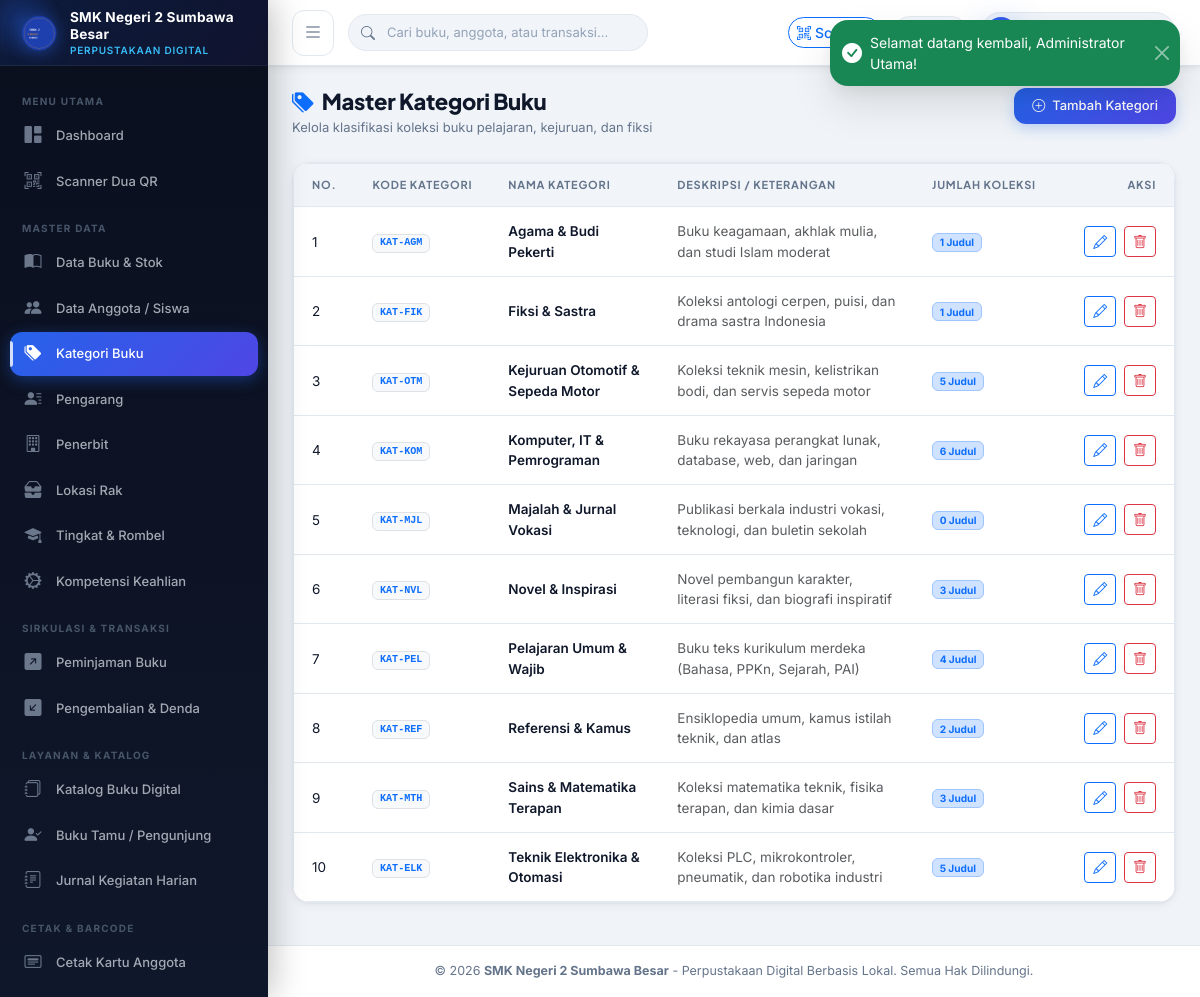
Page /index.php?page=master_kategori (signed in) on the committed database.
### tables this page shows
CREATE TABLE `kategori_buku` (
  `id` INT AUTO_INCREMENT PRIMARY KEY,
  `kode_kategori` VARCHAR(20) NOT NULL UNIQUE,
  `nama_kategori` VARCHAR(100) NOT NULL,
  `deskripsi` VARCHAR(255) NULL
);

### config/database.php (called while the page is built, shortened)
<?php
class Database {
    private static ?PDO $instance = null;
    public static function getConnection(): PDO {
        if (self::$instance === null) {
            $options = [
                PDO::ATTR_ERRMODE            => PDO::ERRMODE_EXCEPTION,
                PDO::ATTR_DEFAULT_FETCH_MODE => PDO::FETCH_ASSOC,
                PDO::ATTR_EMULATE_PREPARES   => false,
            ];
            $dsn = "mysql:host=" . DB_HOST . ";port=" . DB_PORT . ";dbname=" . DB_NAME . ";charset=utf8mb4";
            try {
                self::$instance = new PDO($dsn, DB_USER, DB_PASS, $options);
            } catch (PDOException $e) {
                error_log("Database Connection Error: " . $e->getMessage());
                die('<div style="font-family:sans-serif;max-width:600px;margin:50px auto;padding:25px;border:1px solid #f5c6cb;background:#f8d7da;color:#721c24;border-radius:8px;">' .
                    '<h3 style="margin-top:0;">Gagal Terhubung ke Database MySQL</h3>' .
                    '<p>Pastikan layanan <strong>MySQL di XAMPP</strong> sudah diaktifkan dan database <strong>perpustakaan_db</strong> sudah di-import melalui phpMyAdmin.</p>' .
                    '<p style="font-size:12px;color:#856404;background:#fff3cd;padding:8px;border-radius:4px;">Detail konfigurasi: Host: ' . DB_HOST . ' | Database: ' . DB_NAME . ' | User: ' . DB_USER . '</p>' .
                    '</div>');
            }
        }
        return self::$instance;
    }
}
function get_db(): PDO {
    return Database::getConnection();
}

### models/Master.php (called while the page is built, shortened)
<?php
require_once __DIR__ . '/../config/database.php';
class Master {
    private PDO $db;
    public function __construct() {
        $this->db = get_db();
    }
    public function getKategori(): array {
        return $this->db->query("
            SELECT k.*, COUNT(b.id) AS total_buku
            FROM kategori_buku k
            LEFT JOIN buku b ON k.id = b.kategori_id
            GROUP BY k.id
            ORDER BY k.nama_kategori ASC
        ")->fetchAll();
    }
}

### config/config.php (called while the page is built, shortened)
<?php
require_once __DIR__ . '/database.php';
function base_url(string $path = ''): string {
    $path = ltrim($path, '/');
    return BASE_URL . ($path ? '/' . $path : '');
}

### views/master/kategori.php (the view, shortened to what this page needs)
<?php
require_once __DIR__ . '/../../config/config.php';
require_once __DIR__ . '/../../config/auth.php';
require_once __DIR__ . '/../../models/Master.php';
$masterModel = new Master();
$categories = $masterModel->getKategori();
require_once __DIR__ . '/../layouts/header.php';
require_once __DIR__ . '/../layouts/sidebar.php';
?>
<div class="main-content">
    <?php require_once __DIR__ . '/../layouts/navbar.php'; ?>
    <div class="page-container">
        <div class="page-header">
            <div>
                <h1 class="page-title"><i class="bi bi-tags-fill text-primary me-2"></i>Master Kategori Buku</h1>
                <div class="page-subtitle">Kelola klasifikasi koleksi buku pelajaran, kejuruan, dan fiksi</div>
            </div>
            <div>
                <button type="button" class="btn btn-primary-custom" data-bs-toggle="modal" data-bs-target="#modalTambahKategori">
                    <i class="bi bi-plus-circle"></i> Tambah Kategori
                </button>
            </div>
        </div>
        <div class="card-custom">
            <div class="table-responsive">
                <table class="table-custom">
                    <thead>
                        <tr>
                            <th style="width: 60px;">No.</th>
                            <th>Kode Kategori</th>
                            <th>Nama Kategori</th>
                            <th>Deskripsi / Keterangan</th>
                            <th>Jumlah Koleksi</th>
                            <th class="text-end" style="width: 120px;">Aksi</th>
                        </tr>
                    </thead>
                    <tbody>
                        <?php if (empty($categories)): ?>
                        <tr><td colspan="6" class="text-center py-4 text-muted">Belum ada kategori buku.</td></tr>
                        <?php else: ?>
                            <?php foreach ($categories as $idx => $c): ?>
                            <tr>
                                <td><?= $idx + 1 ?></td>
                                <td><span class="badge bg-light text-primary border font-monospace"><?= htmlspecialchars($c['kode_kategori'], ENT_QUOTES, 'UTF-8') ?></span></td>
                                <td class="fw-semibold text-main"><?= htmlspecialchars($c['nama_kategori'], ENT_QUOTES, 'UTF-8') ?></td>
                                <td class="text-muted small"><?= htmlspecialchars($c['deskripsi'] ?: '-', ENT_QUOTES, 'UTF-8') ?></td>
                                <td><span class="badge bg-primary-subtle text-primary border border-primary-subtle"><?= $c['total_buku'] ?> Judul</span></td>
                                <td class="text-end">
                                    <button type="button" class="btn btn-sm btn-outline-primary me-1" onclick="editKategori(<?= htmlspecialchars(json_encode($c), ENT_QUOTES, 'UTF-8') ?>)">
                                        <i class="bi bi-pencil"></i>
                                    </button>
                                    <a href="<?= base_url('index.php?page=master_kategori&delete_id=' . $c['id']) ?>" class="btn btn-sm btn-outline-danger" onclick="return confirm('Hapus kategori <?= htmlspecialchars($c['nama_kategori'], ENT_QUOTES, 'UTF-8') ?>?');">
                                        <i class="bi bi-trash"></i>
                                    </a>
                                </td>
                            </tr>
                            <?php endforeach; ?>
                        <?php endif; ?>
                    </tbody>
                </table>
            </div>
        </div>
    </div>
<?php require_once __DIR__ . '/../layouts/footer.php'; ?>

### rows in the picture
kategori_buku: kode_kategori "KAT-AGM", nama_kategori "Agama & Budi Pekerti", deskripsi "Buku keagamaan, akhlak mulia, dan studi Islam moderat", total_buku "1"
kategori_buku: kode_kategori "KAT-FIK", nama_kategori "Fiksi & Sastra", deskripsi "Koleksi antologi cerpen, puisi, dan drama sastra Indonesia", total_buku "1"
kategori_buku: kode_kategori "KAT-OTM", nama_kategori "Kejuruan Otomotif & Sepeda Motor", deskripsi "Koleksi teknik mesin, kelistrikan bodi, dan servis sepeda motor", total_buku "5"
kategori_buku: kode_kategori "KAT-KOM", nama_kategori "Komputer, IT & Pemrograman", deskripsi "Buku rekayasa perangkat lunak, database, web, dan jaringan", total_buku "6"
kategori_buku: kode_kategori "KAT-MJL", nama_kategori "Majalah & Jurnal Vokasi", deskripsi "Publikasi berkala industri vokasi, teknologi, dan buletin sekolah", total_buku "0"
kategori_buku: kode_kategori "KAT-NVL", nama_kategori "Novel & Inspirasi", deskripsi "Novel pembangun karakter, literasi fiksi, dan biografi inspiratif", total_buku "3"
kategori_buku: kode_kategori "KAT-PEL", nama_kategori "Pelajaran Umum & Wajib", deskripsi "Buku teks kurikulum merdeka (Bahasa, PPKn, Sejarah, PAI)", total_buku "4"
kategori_buku: kode_kategori "KAT-REF", nama_kategori "Referensi & Kamus", deskripsi "Ensiklopedia umum, kamus istilah teknik, dan atlas", total_buku "2"
kategori_buku: kode_kategori "KAT-MTH", nama_kategori "Sains & Matematika Terapan", deskripsi "Koleksi matematika teknik, fisika terapan, dan kimia dasar", total_buku "3"
kategori_buku: kode_kategori "KAT-ELK", nama_kategori "Teknik Elektronika & Otomasi", deskripsi "Koleksi PLC, mikrokontroler, pneumatik, dan robotika industri", total_buku "5"

### other values in the picture
$sidebarSchoolName "SMK Negeri 2 Sumbawa Besar"
$schoolName "SMK Negeri 2 Sumbawa Besar"
